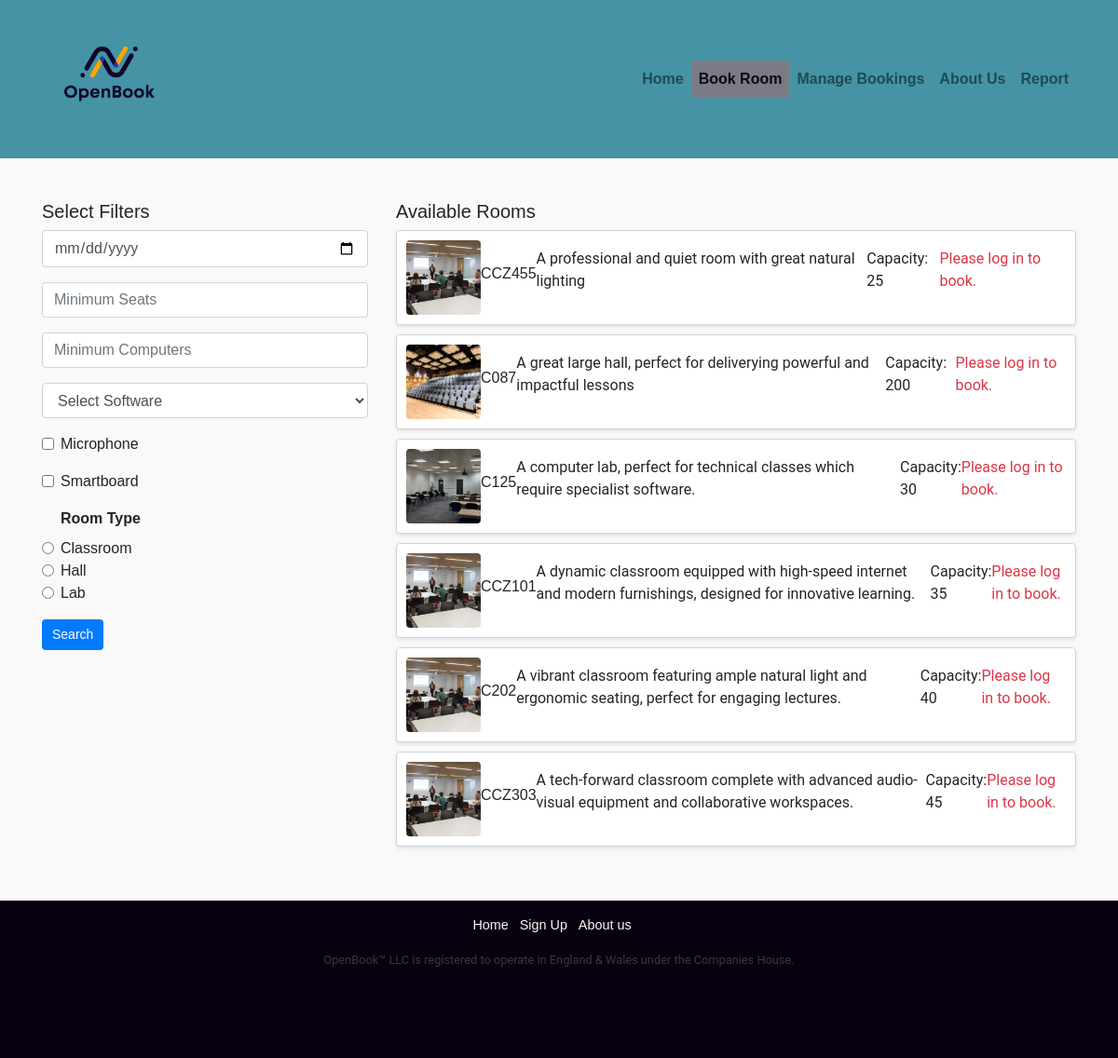
/RoomSelection.php?buildingID=3, run on the app's committed database.
### tables this page shows
CREATE TABLE `rooms` (
  `roomID` int(11) NOT NULL,
  `building` int(11) NOT NULL,
  `roomName` varchar(255) NOT NULL,
  `roomDesc` text DEFAULT NULL,
  `roomImg` text DEFAULT NULL,
  `floor` int(11) NOT NULL,
  `capacity` int(11) NOT NULL,
  `roomType` enum('Classroom','Hall','Lab') DEFAULT NULL
);

### RoomSelection.php (the view, shortened to what this page needs)
<?php
include "resources/database.php";
include 'resources/html_construct.php';
$buildingId = $_POST['building_id'] ?? $_GET['buildingID'] ?? null;
$buildingId = intval($buildingId);
?>
<!DOCTYPE html>
<html lang="en">
<head>
    <link rel="stylesheet" href="https://maxcdn.bootstrapcdn.com/bootstrap/4.0.0/css/bootstrap.min.css">
    <link rel="stylesheet" href="public_html/style/main.css">
</head>
<body>
<nav class="navbar navbar-expand-lg navbar-light bg-teal">
    <div class="container">
        <a class="navbar-brand" href="index.php">
            <img src="public_html/images/OpenBook_Logo.png" alt="OpenBook Logo" class="OBLogo">
        </a>
        <div class="navbar-nav ml-auto">
            <a class="nav-item nav-link" href="index.php">Home</a>
            <a class="nav-item nav-link active" href="BookRooms.php">Book Room</a>
            <a class="nav-item nav-link" href="ManageBookings.php">Manage Bookings</a>
            <a class="nav-item nav-link" href="AboutUs.php">About Us</a>
            <a class="nav-item nav-link" href="ReportPage.php">Report</a>
        </div>
    </div>
</nav>
<div class="container">
    <div class="row">
        <div class="col-md-4">
            <h5>Select Filters</h5>
            <form method="POST" action="RoomSelection.php">
                <input type="date" name="selected_date" class="form-control" value="<?php echo $_SESSION['selected_date'] ??
                date('Y-m-d'); ?>" min="<?php echo date('Y-m-d'); ?>">
                <input type="number" name="min_seats" class="form-control mt-3" placeholder="Minimum Seats">
                <input type="number" name="min_computers" class="form-control mt-3" placeholder="Minimum Computers">
                <select name="software" class="form-control mt-3">
                    <option value="">Select Software</option>
                </select>
                <div class="form-check mt-3">
                    <input class="form-check-input" type="checkbox" name="microphone" id="microphone">
                    <label class="form-check-label" for="microphone">Microphone</label>
                </div>
                <div class="form-check mt-3">
                    <input class="form-check-input" type="checkbox" name="smartboard" id="smartboard">
                    <label class="form-check-label" for="smartboard">Smartboard</label>
                </div>
                <div class="form-check mt-3">
                    <label><b>Room Type</b></label><br>
                    <input class="form-check-input" type="radio" name="room_type" id="classroom" value="Classroom">
                    <label class="form-check-label" for="classroom">Classroom</label><br>
                    <input class="form-check-input" type="radio" name="room_type" id="hall" value="Hall">
                    <label class="form-check-label" for="hall">Hall</label><br>
                    <input class="form-check-input" type="radio" name="room_type" id="lab" value="Lab">
                    <label class="form-check-label" for="lab">Lab</label>
                </div>
                <button type="submit" class="btn btn-primary mt-3">Search</button>
            </form>
        </div>
        <div class="col-md-8">
            <h5>Available Rooms</h5>
            <?php
            $filters = "WHERE building = $buildingId";
            $query = "SELECT * FROM rooms $filters";
            $result = mysqli_query($conn, $query);
            while ($room = mysqli_fetch_assoc($result)) {
                $image = !empty($room['roomImg']) ? $room['roomImg'] : 'public_html/images/default-room.jpeg';
                echo "<div class='room-card'>
                    <img src='$image' alt='{$room['roomName']}' class='room-image'>
                    <h6>{$room['roomName']}</h6>
                    <p>{$room['roomDesc']}</p>
                    <p>Capacity: {$room['capacity']}</p>
                    <form method='POST' action='RoomBooking.php'>
                        <input type='hidden' name='room_id' value='{$room['roomID']}'>
                        <input type='hidden' name='selected_date' value='{$_SESSION['selected_date']}'>
                        ";
                if (isset($_SESSION['username'])) {
                    echo "<button type='submit' class='btn btn-primary'>Book Now</button>";
                } else {
                    echo "<p class='text-danger'>Please log in to book.</p>";
                }
                echo "</form>
                </div>";
            }
            ?>
        </div>
    </div>
</div>
</body>
</html>

### public_html/style/main.css (style rules this page uses)
* { margin: 0; padding: 0; box-sizing: border-box; }
.nav-link.active { color: white ; }
.navbar-brand, .nav-link { font-weight: bold; }
.navbar { background-color: #4593A5; color: white; }
.OBLogo { height: 9rem !important; width: auto !important; }
body { font-family: Arial, sans-serif; background-color: #f9f9f9; margin: 0; padding: 0; display: flex; flex-direction: column; min-height: 100vh; overflow-x: hidden; }
.bg-teal { background-color: #4593A5; color: white; }
.container { z-index: 5; }
.room-card { display: flex; align-items: center; justify-content: space-between; padding: 10px; margin-bottom: 10px; border: 1px solid #ced4da; border-radius: 4px; background-color: #ffffff; box-shadow: 0px 2px 4px rgba(0, 0, 0, 0.1); }
.room-card img { width: 80px; height: 80px; object-fit: cover; border-radius: 4px; }
.btn-primary { background-color: #007bff; border-color: #007bff; color: white; font-size: 14px; padding: 5px 10px; border-radius: 4px; }
.btn { border-color: #f4f4f400; color: white; font-size: 14px; padding: 5px 10px; border-radius: 4px; }
.active { background: #7a7b85; }
p { font-family: 'Roboto', sans-serif; font-weight: 400; }
.row { padding-top: 45px; }

### data on the page
rooms: roomImg (picture), roomName "CCZ455", roomDesc "A professional and quiet room with great natural lighting", capacity "25"
rooms: roomImg (picture), roomName "C087", roomDesc "A great large hall, perfect for deliverying powerful and impactful lessons", capacity "200"
rooms: roomImg (picture), roomName "C125", roomDesc "A computer lab, perfect for technical classes which require specialist software.", capacity "30"
rooms: roomImg (picture), roomName "CCZ101", roomDesc "A dynamic classroom equipped with high-speed internet and modern furnishings, designed for innovative learning.", capacity "35"
rooms: roomImg (picture), roomName "C202", roomDesc "A vibrant classroom featuring ample natural light and ergonomic seating, perfect for engaging lectures.", capacity "40"
rooms: roomImg (picture), roomName "CCZ303", roomDesc "A tech-forward classroom complete with advanced audio-visual equipment and collaborative workspaces.", capacity "45"
